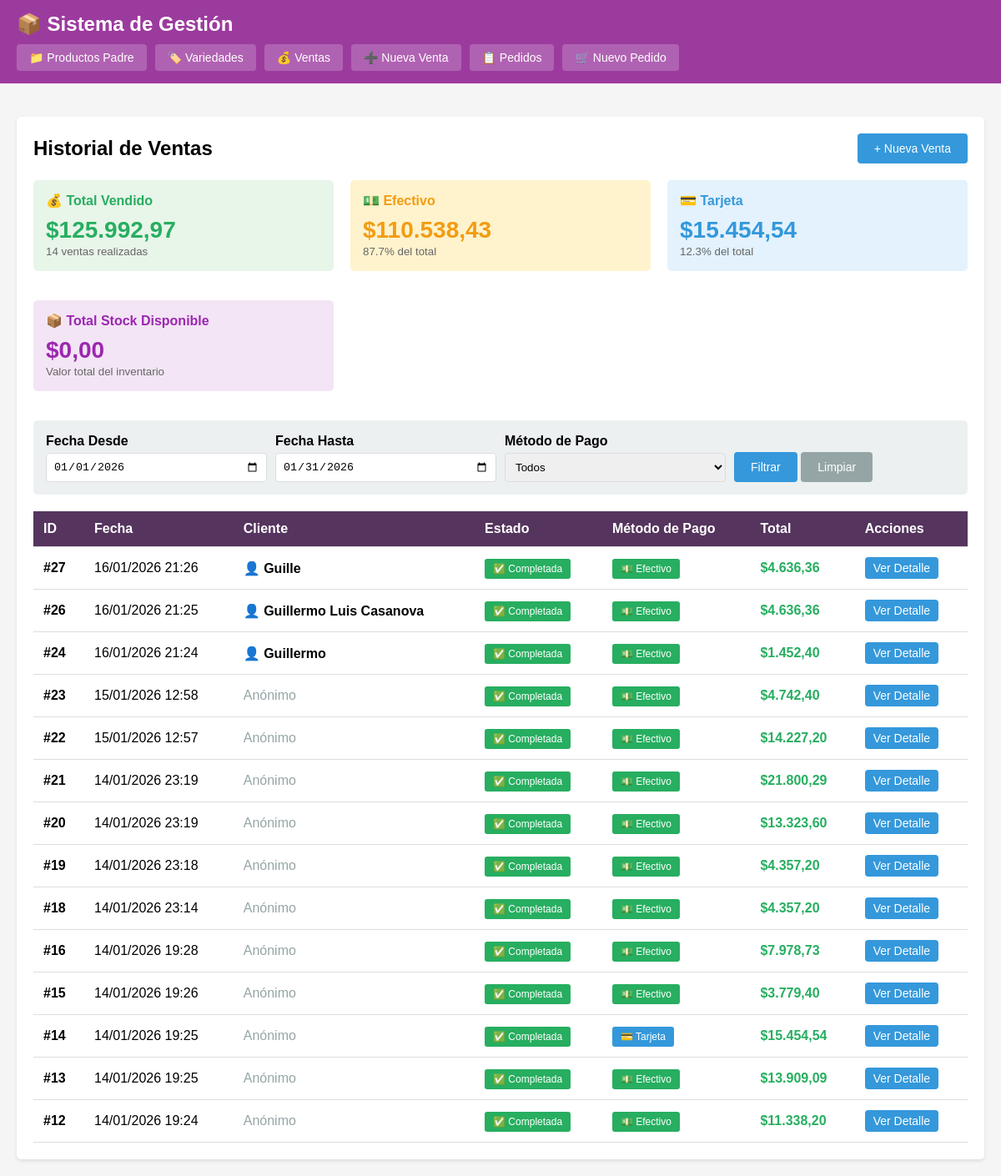
The app's page /index.php?c=venta&a=index with its own data.
### tables this page shows
CREATE TABLE ventas (
            id INTEGER PRIMARY KEY AUTOINCREMENT,
            total DECIMAL(10,2) NOT NULL,
            metodo_pago VARCHAR(20) NOT NULL,
            descuento_aplicado DECIMAL(10,2) DEFAULT 0,
            fecha DATETIME DEFAULT CURRENT_TIMESTAMP
        , nombre_cliente VARCHAR(200), estado VARCHAR(20) DEFAULT 'completada', fecha_formalizacion DATETIME);

### controllers/VentaController.php (called while the page is built, shortened)
<?php
class VentaController {
    private $ventaModel;
    private $variedadModel;
    public function __construct() {
        $this->ventaModel = new Venta();
        $this->variedadModel = new Variedad();
    }
public function index() {
    $filtros = [];
    if (empty($_GET['fecha_desde']) && empty($_GET['fecha_hasta']) && empty($_GET['metodo_pago'])) {
        $filtros['fecha_desde'] = date('Y-m-01');
        $filtros['fecha_hasta'] = date('Y-m-t');
    }
    $ventas = $this->ventaModel->getAll($filtros);
    $total_ventas = $this->ventaModel->getTotalVentas($filtros);
    $estadisticas = $this->ventaModel->getEstadisticas(
        $filtros['fecha_desde'] ?? null,
        $filtros['fecha_hasta'] ?? null
    );
    $total_stock_disponible = $this->variedadModel->getTotalStockDisponible();
    $this->render('ventas/index', [
        'ventas' => $ventas,
        'total_ventas' => $total_ventas,
        'estadisticas' => $estadisticas,
        'total_stock_disponible' => $total_stock_disponible,
        'filtros' => $filtros
    ]);
}
    private function render($view, $data = []) {
        extract($data);
        require BASE_PATH . '/views/' . $view . '.php';
        require BASE_PATH . '/views/layout.php';
    }
}
?>

### config/database.php (called while the page is built, shortened)
<?php
class Database {
    private static $instance = null;
    private $conn;
    private function __construct() {
        try {
            $this->conn = new PDO('sqlite:' . DB_PATH);
            $this->conn->setAttribute(PDO::ATTR_ERRMODE, PDO::ERRMODE_EXCEPTION);
            $this->conn->setAttribute(PDO::ATTR_DEFAULT_FETCH_MODE, PDO::FETCH_ASSOC);
        } catch(PDOException $e) {
            die("Error de conexión: " . $e->getMessage());
        }
    }
    public static function getInstance() {
        if (self::$instance === null) {
            self::$instance = new self();
        }
        return self::$instance;
    }
    public function getConnection() {
        return $this->conn;
    }
}
?>

### models/Venta.php (called while the page is built, shortened)
<?php
class Venta {
    private $db;
    public function __construct() {
        $this->db = Database::getInstance()->getConnection();
    }
    public function getAll($filtros = []) {
        $sql = "SELECT * FROM ventas WHERE 1=1";
        $params = [];
        if (!empty($filtros['fecha_desde'])) {
            $sql .= " AND DATE(fecha) >= ?";
            $params[] = $filtros['fecha_desde'];
        }
        if (!empty($filtros['fecha_hasta'])) {
            $sql .= " AND DATE(fecha) <= ?";
            $params[] = $filtros['fecha_hasta'];
        }
        if (!empty($filtros['estado'])) {
            $sql .= " AND estado = ?";
            $params[] = $filtros['estado'];
        } else {
            $sql .= " AND estado != 'cancelada'";
        }
        $sql .= " ORDER BY fecha DESC";
        $stmt = $this->db->prepare($sql);
        $stmt->execute($params);
        return $stmt->fetchAll();
    }
    public function getEstadisticas($fecha_desde = null, $fecha_hasta = null) {
        $sql = "SELECT
                COUNT(*) as total_ventas,
                SUM(total) as total_vendido,
                AVG(total) as promedio_venta,
                SUM(CASE WHEN metodo_pago = 'efectivo' THEN total ELSE 0 END) as total_efectivo,
                SUM(CASE WHEN metodo_pago = 'tarjeta' THEN total ELSE 0 END) as total_tarjeta,
                SUM(CASE WHEN metodo_pago = 'transferencia' THEN total ELSE 0 END) as total_transferencia
                FROM ventas WHERE estado = 'completada'";
        $params = [];
        if ($fecha_desde) {
            $sql .= " AND DATE(fecha) >= ?";
            $params[] = $fecha_desde;
        }
        if ($fecha_hasta) {
            $sql .= " AND DATE(fecha) <= ?";
            $params[] = $fecha_hasta;
        }
        $stmt = $this->db->prepare($sql);
        $stmt->execute($params);
        $result = $stmt->fetch();
        if ($result) {
            $result['total_tarjeta_combinado'] = ($result['total_tarjeta'] ?? 0) + ($result['total_transferencia'] ?? 0);
        }
        return $result;
    }
}
?>

### helpers/FormatHelper.php (called while the page is built, shortened)
<?php
class FormatHelper {
    public static function precio($valor) {
        return '$' . number_format($valor, 2, ',', '.');
    }
}
?>

### models/Variedad.php (called while the page is built, shortened)
<?php
class Variedad {
    private $db;
    public function __construct() {
        $this->db = Database::getInstance()->getConnection();
    }
public function getTotalStockDisponible() {
    $sql = "SELECT SUM(precio_compra_total) as total FROM variedades WHERE activo = 1";
    $stmt = $this->db->query($sql);
    $result = $stmt->fetch();
    return $result['total'] ?? 0;
}
}
?>

### views/ventas/index.php (the view, shortened to what this page needs)
<div style="display: flex; justify-content: space-between; align-items: center; margin-bottom: 20px;">
    <h2>Historial de Ventas</h2>
    <a href="index.php?c=venta&a=nueva" class="btn btn-primary">+ Nueva Venta</a>
</div>
<div class="grid-3" style="margin-bottom: 20px;">
    <div class="card" style="background: #e8f5e9;">
        <h4 style="margin-bottom: 10px; color: #27ae60;">💰 Total Vendido</h4>
        <div style="font-size: 28px; font-weight: bold; color: #27ae60;">
            <?= FormatHelper::precio($estadisticas['total_vendido'] ?? 0) ?>
        </div>
        <small style="color: #666;"><?= $estadisticas['total_ventas'] ?? 0 ?> ventas realizadas</small>
    </div>
    <div class="card" style="background: #fff3cd;">
        <h4 style="margin-bottom: 10px; color: #f39c12;">💵 Efectivo</h4>
        <div style="font-size: 28px; font-weight: bold; color: #f39c12;">
            <?= FormatHelper::precio($estadisticas['total_efectivo'] ?? 0) ?>
        </div>
        <small style="color: #666;">
            <?php
            $porcentaje_efectivo = ($estadisticas['total_vendido'] > 0)
                ? (($estadisticas['total_efectivo'] / $estadisticas['total_vendido']) * 100)
                : 0;
            echo number_format($porcentaje_efectivo, 1) . '% del total';
            ?>
        </small>
    </div>
    <div class="card" style="background: #e3f2fd;">
        <h4 style="margin-bottom: 10px; color: #3498db;">💳 Tarjeta</h4>
        <div style="font-size: 28px; font-weight: bold; color: #3498db;">
            <?= FormatHelper::precio($estadisticas['total_tarjeta_combinado'] ?? 0) ?>
        </div>
        <small style="color: #666;">
            <?php
            $porcentaje_tarjeta = ($estadisticas['total_vendido'] > 0)
                ? (($estadisticas['total_tarjeta_combinado'] / $estadisticas['total_vendido']) * 100)
                : 0;
            echo number_format($porcentaje_tarjeta, 1) . '% del total';
            ?>
        </small>
    </div>
    <div class="card" style="background: #f3e5f5;">
        <h4 style="margin-bottom: 10px; color: #9c27b0;">📦 Total Stock Disponible</h4>
        <div style="font-size: 28px; font-weight: bold; color: #9c27b0;">
            <?= FormatHelper::precio($total_stock_disponible ?? 0) ?>
        </div>
        <small style="color: #666;">Valor total del inventario</small>
    </div>
</div>
<div class="filtros">
    <form method="GET" action="index.php">
        <div class="form-group">
            <label for="fecha_desde">Fecha Desde</label>
            <input type="date" id="fecha_desde" name="fecha_desde" value="<?= $filtros['fecha_desde'] ?? '' ?>">
        </div>
        <div class="form-group">
            <label for="fecha_hasta">Fecha Hasta</label>
            <input type="date" id="fecha_hasta" name="fecha_hasta" value="<?= $filtros['fecha_hasta'] ?? '' ?>">
        </div>
        <div class="form-group">
            <label for="metodo_pago">Método de Pago</label>
            <select id="metodo_pago" name="metodo_pago">
                <option value="">Todos</option>
            </select>
        </div>
        <div class="form-group">
            <label>&nbsp;</label>
            <button type="submit" class="btn btn-primary">Filtrar</button>
            <a href="index.php?c=venta&a=index" class="btn btn-secondary">Limpiar</a>
        </div>
    </form>
</div>
<?php if (empty($ventas)): ?>
    <div class="card">
        <p style="text-align: center; color: #95a5a6; padding: 20px;">No hay ventas registradas.</p>
    </div>
<?php else: ?>
<table>
    <thead>
        <tr>
            <th>ID</th>
            <th>Fecha</th>
            <th>Cliente</th>
            <th>Estado</th>
            <th>Método de Pago</th>
            <th>Total</th>
            <th>Acciones</th>
        </tr>
    </thead>
    <tbody>
        <?php foreach ($ventas as $venta): ?>
            <tr style="<?= $venta['estado'] == 'cancelada' ? 'opacity: 0.6;' : '' ?>">
                <td><strong>#<?= $venta['id'] ?></strong></td>
                <td><?= date('d/m/Y H:i', strtotime($venta['fecha'])) ?></td>
                <td>
                    <?php if ($venta['nombre_cliente']): ?>
                        <strong>👤 <?= htmlspecialchars($venta['nombre_cliente']) ?></strong>
                    <?php else: ?>
                        <span style="color: #95a5a6;">Anónimo</span>
                    <?php endif; ?>
                </td>
                <td>
                    <?php if ($venta['estado'] == 'completada'): ?>
                        <span class="badge" style="background: #27ae60;">✅ Completada</span>
                    <?php elseif ($venta['estado'] == 'preventa'): ?>
                        <span class="badge" style="background: #f39c12;">⏳ Pre-venta</span>
                    <?php else: ?>
                        <span class="badge" style="background: #e74c3c;">❌ Cancelada</span>
                    <?php endif; ?>
                </td>
                <td>
                    <?php if ($venta['metodo_pago'] == 'efectivo'): ?>
                        <span class="badge" style="background: #27ae60;">💵 Efectivo</span>
                    <?php elseif ($venta['metodo_pago'] == 'tarjeta'): ?>
                        <span class="badge" style="background: #3498db;">💳 Tarjeta</span>
                    <?php else: ?>
                        <span class="badge" style="background: #9b59b6;">🔄 Transferencia</span>
                    <?php endif; ?>
                </td>
                <td><strong style="color: #27ae60; font-size: 16px;"><?= FormatHelper::precio($venta['total']) ?></strong></td>
                <td>
                    <a href="index.php?c=venta&a=detalle&id=<?= $venta['id'] ?>" class="btn btn-primary" style="padding: 5px 10px;">Ver Detalle</a>
                </td>
            </tr>
        <?php endforeach; ?>
    </tbody>
</table>
<?php endif; ?>

### views/layout.php (style rules this page uses)
* { margin: 0; padding: 0; box-sizing: border-box; }
body { font-family: Arial, sans-serif; background: #f5f5f5; }
.btn { display: inline-block; padding: 10px 20px; text-decoration: none; border-radius: 4px; cursor: pointer; border: none; font-size: 14px; }
.btn-primary { background: #3498db; color: white; }
.btn-secondary { background: #95a5a6; color: white; }
table { width: 100%; border-collapse: collapse; margin-top: 20px; }
table th, table td { padding: 12px; text-align: left; border-bottom: 1px solid #ddd; }
table th { background: #55345e; color: white; }
.form-group { margin-bottom: 15px; }
.form-group label { display: block; margin-bottom: 5px; font-weight: bold; }
.form-group input, .form-group textarea, .form-group select { width: 100%; padding: 8px; border: 1px solid #ddd; border-radius: 4px; }
.badge { padding: 5px 10px; border-radius: 3px; font-size: 12px; color: white; }
.grid-3 { display: grid; grid-template-columns: 1fr 1fr 1fr; gap: 20px; }
.card { background: #ecf0f1; padding: 15px; border-radius: 5px; margin-bottom: 15px; }
.filtros { background: #ecf0f1; padding: 15px; border-radius: 5px; margin-bottom: 20px; }
.filtros form { display: flex; gap: 10px; flex-wrap: wrap; align-items: flex-end; }
.filtros .form-group { margin-bottom: 0; flex: 1; min-width: 150px; }

### records on screen
ventas: id "27", fecha "16/01/2026 21:26", nombre_cliente "Guille", estado "✅ Completada", metodo_pago "💵 Efectivo", total "$4.636,36"
ventas: id "26", fecha "16/01/2026 21:25", nombre_cliente "Guillermo Luis Casanova", estado "✅ Completada", metodo_pago "💵 Efectivo", total "$4.636,36"
ventas: id "24", fecha "16/01/2026 21:24", nombre_cliente "Guillermo", estado "✅ Completada", metodo_pago "💵 Efectivo", total "$1.452,40"
ventas: id "23", fecha "15/01/2026 12:58", shows "Anónimo", estado "✅ Completada", metodo_pago "💵 Efectivo", total "$4.742,40"
ventas: id "22", fecha "15/01/2026 12:57", shows "Anónimo", estado "✅ Completada", metodo_pago "💵 Efectivo", total "$14.227,20"
ventas: id "21", fecha "14/01/2026 23:19", shows "Anónimo", estado "✅ Completada", metodo_pago "💵 Efectivo", total "$21.800,29"
ventas: id "20", fecha "14/01/2026 23:19", shows "Anónimo", estado "✅ Completada", metodo_pago "💵 Efectivo", total "$13.323,60"
ventas: id "19", fecha "14/01/2026 23:18", shows "Anónimo", estado "✅ Completada", metodo_pago "💵 Efectivo", total "$4.357,20"
ventas: id "18", fecha "14/01/2026 23:14", shows "Anónimo", estado "✅ Completada", metodo_pago "💵 Efectivo", total "$4.357,20"
ventas: id "16", fecha "14/01/2026 19:28", shows "Anónimo", estado "✅ Completada", metodo_pago "💵 Efectivo", total "$7.978,73"
ventas: id "15", fecha "14/01/2026 19:26", shows "Anónimo", estado "✅ Completada", metodo_pago "💵 Efectivo", total "$3.779,40"
ventas: id "14", fecha "14/01/2026 19:25", shows "Anónimo", estado "✅ Completada", metodo_pago "💳 Tarjeta", total "$15.454,54"
ventas: id "13", fecha "14/01/2026 19:25", shows "Anónimo", estado "✅ Completada", metodo_pago "💵 Efectivo", total "$13.909,09"
ventas: id "12", fecha "14/01/2026 19:24", shows "Anónimo", estado "✅ Completada", metodo_pago "💵 Efectivo", total "$11.338,20"

### other values on screen
FormatHelper::precio($estadisticas['total_vendido'] ?? 0) "$125.992,97"
$estadisticas['total_ventas'] "14"
FormatHelper::precio($estadisticas['total_efectivo'] ?? 0) "$110.538,43"
$porcentaje_efectivo "87.7"
FormatHelper::precio($estadisticas['total_tarjeta_combinado'] ?? 0) "$15.454,54"
$porcentaje_tarjeta "12.3"
FormatHelper::precio($total_stock_disponible ?? 0) "$0,00"
